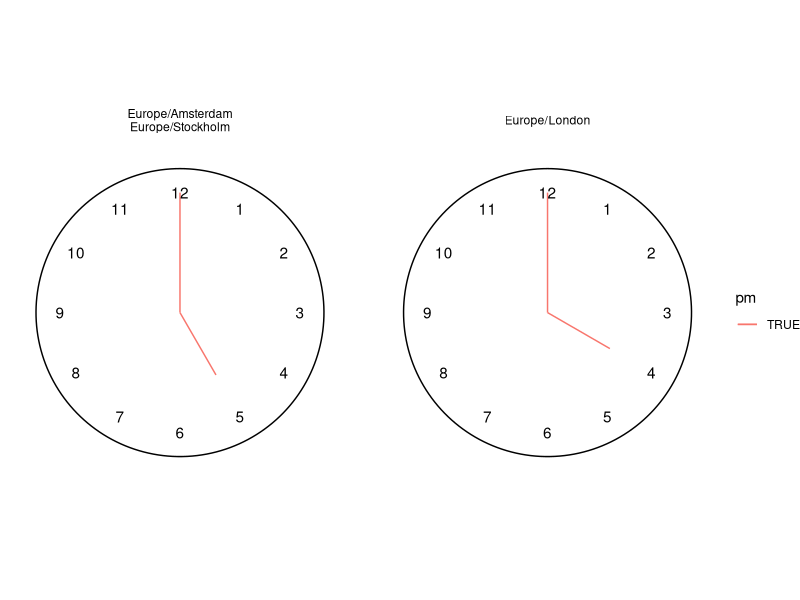
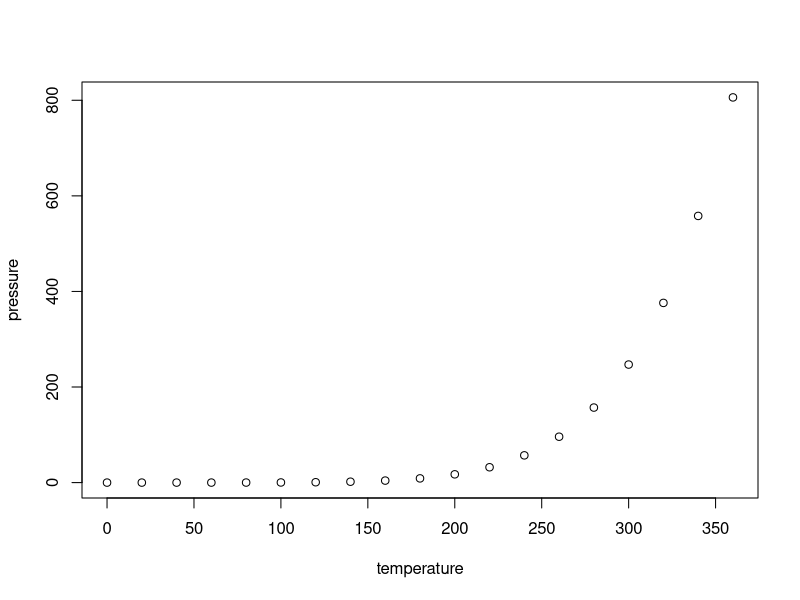

R code for these plots, in order:
## ---- chunk 1
knitr::opts_chunk$set(
  collapse = TRUE,
  comment = "#>",
  fig.path = "man/figures/README-",
  out.width = "100%"
)
## ---- chunk 2
library(tidyverse)
library(lubridate)

ymd_hms("2009-08-07 11:00:00", 
        tz = "America/New_York") ->
  meeting

time_to_local <- function(x, tz){
  lubridate::with_tz(x, tz = tz) %>%
    as.character()
}


OlsonNames() %>%
  tibble(tz = .) %>%
  filter(tz != "US/Pacific-New") %>%
  filter(tz %>% str_detect("Amsterdam|Stockholm|US/Eastern|British|Europe/London|US/Pacific|Mountain|US/Central")) %>%
  mutate(meeting_ny = meeting) %>%
  mutate(local_time = purrr::map2(meeting_ny, tz, time_to_local))  %>%
  unnest(local_time) %>%
  group_by(local_time) %>%
  summarise(locations = paste(tz, collapse = "\n")) ->
df

# df %>% 
#   ggplot() + 
#   facet_wrap(~locations) +
#   aes(angle = local_time %>% lubridate::hour() %% 12, 
#       radius = 1, x = 0, y = 0) +
#   geom_spoke(radius = .8) + 
#   geom_spoke(aes(angle = local_time %>% lubridate::minute() %% 60)) 
  

  
df %>% 
  mutate(minute_turn = local_time %>% lubridate::minute() %% 60 / 60) %>% 
  mutate(hour_turn = local_time %>% lubridate::hour() %% 12/12 + minute_turn/12) %>% 
  mutate(pm = local_time %>% lubridate::hour() > 12) %>% 
  ggplot() + 
  facet_wrap(~locations) + 
  aes(x =  hour_turn, 
      xend =  hour_turn,
      y = 0,
      yend = .6,
      color = pm) + 
  geom_segment() + 
  geom_segment(aes(x =  minute_turn, 
                  xend =  minute_turn ,
               yend = 1) ) + 
  coord_polar() + 
  scale_x_continuous(limits = c(0,1)) + 
  geom_text(data = tibble(x = 1:12, y = 1), 
            aes(label = x, x = x/12, y = y, xend = NULL, yend = NULL, color = NULL),
            show.legend = F) + 
  theme_void() + 
  annotate(geom = "segment", x = 0, xend = 1, y = 1.2, yend = 1.2)

## ---- chunk 3
# library(gglobalclocks)
## basic example code
## ---- chunk 4
summary(cars)
## ---- chunk 5
plot(pressure)
